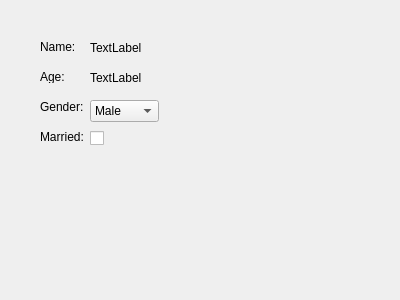
<?xml version="1.0" encoding="UTF-8"?>
<ui version="4.0">
 <class>MainWindow</class>
 <widget class="QMainWindow" name="MainWindow">
  <property name="geometry">
   <rect>
    <x>0</x>
    <y>0</y>
    <width>400</width>
    <height>300</height>
   </rect>
  </property>
  <property name="windowTitle">
   <string>MainWindow</string>
  </property>
  <widget class="QWidget" name="centralWidget">
   <widget class="QLabel" name="label">
    <property name="geometry">
     <rect>
      <x>40</x>
      <y>40</y>
      <width>47</width>
      <height>13</height>
     </rect>
    </property>
    <property name="text">
     <string>Name:</string>
    </property>
   </widget>
   <widget class="QLabel" name="label_2">
    <property name="geometry">
     <rect>
      <x>40</x>
      <y>70</y>
      <width>47</width>
      <height>13</height>
     </rect>
    </property>
    <property name="text">
     <string>Age:</string>
    </property>
   </widget>
   <widget class="QLabel" name="label_3">
    <property name="geometry">
     <rect>
      <x>40</x>
      <y>100</y>
      <width>47</width>
      <height>13</height>
     </rect>
    </property>
    <property name="text">
     <string>Gender:</string>
    </property>
   </widget>
   <widget class="QLabel" name="name">
    <property name="geometry">
     <rect>
      <x>90</x>
      <y>40</y>
      <width>71</width>
      <height>16</height>
     </rect>
    </property>
    <property name="text">
     <string>TextLabel</string>
    </property>
   </widget>
   <widget class="QLabel" name="age">
    <property name="geometry">
     <rect>
      <x>90</x>
      <y>70</y>
      <width>71</width>
      <height>16</height>
     </rect>
    </property>
    <property name="text">
     <string>TextLabel</string>
    </property>
   </widget>
   <widget class="QLabel" name="label_4">
    <property name="geometry">
     <rect>
      <x>40</x>
      <y>130</y>
      <width>47</width>
      <height>13</height>
     </rect>
    </property>
    <property name="text">
     <string>Married:</string>
    </property>
   </widget>
   <widget class="QCheckBox" name="married">
    <property name="geometry">
     <rect>
      <x>90</x>
      <y>130</y>
      <width>70</width>
      <height>17</height>
     </rect>
    </property>
    <property name="text">
     <string/>
    </property>
   </widget>
   <widget class="QComboBox" name="gender">
    <property name="geometry">
     <rect>
      <x>90</x>
      <y>100</y>
      <width>69</width>
      <height>22</height>
     </rect>
    </property>
    <item>
     <property name="text">
      <string>Male</string>
     </property>
    </item>
    <item>
     <property name="text">
      <string>Female</string>
     </property>
    </item>
   </widget>
  </widget>
 </widget>
 <layoutdefault spacing="6" margin="11"/>
 <resources/>
 <connections/>
</ui>
